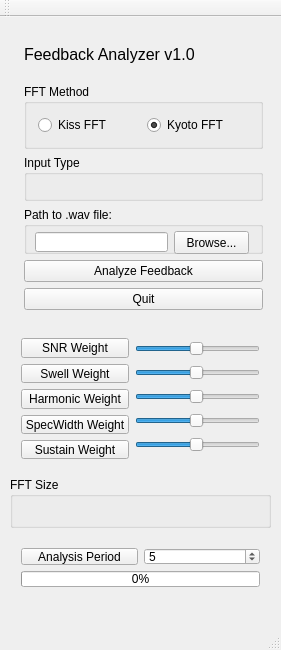
<?xml version="1.0" encoding="UTF-8"?>
<ui version="4.0">
 <class>AnalyzerWindow</class>
 <widget class="QMainWindow" name="AnalyzerWindow">
  <property name="geometry">
   <rect>
    <x>0</x>
    <y>0</y>
    <width>281</width>
    <height>650</height>
   </rect>
  </property>
  <property name="windowTitle">
   <string>AnalyzerWindow</string>
  </property>
  <widget class="QWidget" name="centralWidget">
   <widget class="QWidget" name="layoutWidget">
    <property name="geometry">
     <rect>
      <x>10</x>
      <y>310</y>
      <width>261</width>
      <height>143</height>
     </rect>
    </property>
    <layout class="QHBoxLayout" name="horizontalLayout">
     <item>
      <layout class="QVBoxLayout" name="verticalLayout">
       <item>
        <widget class="QPushButton" name="snrButton">
         <property name="text">
          <string>SNR Weight</string>
         </property>
        </widget>
       </item>
       <item>
        <widget class="QPushButton" name="swellButton">
         <property name="text">
          <string>Swell Weight</string>
         </property>
        </widget>
       </item>
       <item>
        <widget class="QPushButton" name="harmonicWeight">
         <property name="text">
          <string>Harmonic Weight</string>
         </property>
        </widget>
       </item>
       <item>
        <widget class="QPushButton" name="specwidthButton">
         <property name="text">
          <string>SpecWidth Weight</string>
         </property>
        </widget>
       </item>
       <item>
        <widget class="QPushButton" name="sustainButton">
         <property name="text">
          <string>Sustain Weight</string>
         </property>
        </widget>
       </item>
      </layout>
     </item>
     <item>
      <layout class="QVBoxLayout" name="verticalLayout_2">
       <item>
        <widget class="QSlider" name="sliderSNR">
         <property name="minimum">
          <number>1</number>
         </property>
         <property name="maximum">
          <number>100</number>
         </property>
         <property name="value">
          <number>50</number>
         </property>
         <property name="orientation">
          <enum>Qt::Horizontal</enum>
         </property>
        </widget>
       </item>
       <item>
        <widget class="QSlider" name="sliderHarmonics">
         <property name="minimum">
          <number>1</number>
         </property>
         <property name="maximum">
          <number>100</number>
         </property>
         <property name="value">
          <number>50</number>
         </property>
         <property name="orientation">
          <enum>Qt::Horizontal</enum>
         </property>
        </widget>
       </item>
       <item>
        <widget class="QSlider" name="sliderSwell">
         <property name="minimum">
          <number>1</number>
         </property>
         <property name="maximum">
          <number>100</number>
         </property>
         <property name="value">
          <number>50</number>
         </property>
         <property name="orientation">
          <enum>Qt::Horizontal</enum>
         </property>
        </widget>
       </item>
       <item>
        <widget class="QSlider" name="sliderSpecWidth">
         <property name="minimum">
          <number>1</number>
         </property>
         <property name="maximum">
          <number>100</number>
         </property>
         <property name="value">
          <number>50</number>
         </property>
         <property name="orientation">
          <enum>Qt::Horizontal</enum>
         </property>
        </widget>
       </item>
       <item>
        <widget class="QSlider" name="sliderSustain">
         <property name="minimum">
          <number>1</number>
         </property>
         <property name="maximum">
          <number>100</number>
         </property>
         <property name="value">
          <number>50</number>
         </property>
         <property name="orientation">
          <enum>Qt::Horizontal</enum>
         </property>
        </widget>
       </item>
      </layout>
     </item>
    </layout>
   </widget>
   <widget class="QWidget" name="layoutWidget">
    <property name="geometry">
     <rect>
      <x>10</x>
      <y>520</y>
      <width>261</width>
      <height>61</height>
     </rect>
    </property>
    <layout class="QVBoxLayout" name="verticalLayout_5">
     <item>
      <layout class="QHBoxLayout" name="horizontalLayout_2">
       <item>
        <widget class="QPushButton" name="analysisperButton">
         <property name="text">
          <string>Analysis Period</string>
         </property>
        </widget>
       </item>
       <item>
        <widget class="QSpinBox" name="analysisPeriodSpinner">
         <property name="minimum">
          <number>1</number>
         </property>
         <property name="value">
          <number>5</number>
         </property>
        </widget>
       </item>
      </layout>
     </item>
     <item>
      <widget class="QProgressBar" name="progressBar">
       <property name="value">
        <number>0</number>
       </property>
       <property name="textVisible">
        <bool>true</bool>
       </property>
      </widget>
     </item>
    </layout>
   </widget>
   <widget class="QGroupBox" name="groupBox_3">
    <property name="geometry">
     <rect>
      <x>10</x>
      <y>460</y>
      <width>261</width>
      <height>51</height>
     </rect>
    </property>
    <property name="title">
     <string>FFT Size</string>
    </property>
    <widget class="QWidget" name="layoutWidget">
     <property name="geometry">
      <rect>
       <x>10</x>
       <y>20</y>
       <width>241</width>
       <height>19</height>
      </rect>
     </property>
     <layout class="QHBoxLayout" name="horizontalLayout_3">
      <item>
       <widget class="QRadioButton" name="radio512">
        <property name="text">
         <string>512</string>
        </property>
       </widget>
      </item>
      <item>
       <widget class="QRadioButton" name="radio1024">
        <property name="text">
         <string>1024</string>
        </property>
        <property name="checked">
         <bool>true</bool>
        </property>
       </widget>
      </item>
      <item>
       <widget class="QRadioButton" name="radio2048">
        <property name="text">
         <string>2048</string>
        </property>
       </widget>
      </item>
      <item>
       <widget class="QRadioButton" name="radio4096">
        <property name="text">
         <string>4096</string>
        </property>
       </widget>
      </item>
     </layout>
    </widget>
   </widget>
   <widget class="QWidget" name="">
    <property name="geometry">
     <rect>
      <x>13</x>
      <y>3</y>
      <width>261</width>
      <height>301</height>
     </rect>
    </property>
    <layout class="QVBoxLayout" name="verticalLayout_6">
     <item>
      <widget class="QLabel" name="label">
       <property name="font">
        <font>
         <pointsize>12</pointsize>
        </font>
       </property>
       <property name="text">
        <string>Feedback Analyzer v1.0</string>
       </property>
      </widget>
     </item>
     <item>
      <widget class="QGroupBox" name="groupBox_4">
       <property name="title">
        <string>FFT Method</string>
       </property>
       <layout class="QVBoxLayout" name="verticalLayout_4">
        <item>
         <layout class="QHBoxLayout" name="horizontalLayout_4">
          <item>
           <widget class="QRadioButton" name="radioKiss">
            <property name="text">
             <string>Kiss FFT</string>
            </property>
           </widget>
          </item>
          <item>
           <widget class="QRadioButton" name="radioKyoto">
            <property name="text">
             <string>Kyoto FFT</string>
            </property>
            <property name="checked">
             <bool>true</bool>
            </property>
           </widget>
          </item>
         </layout>
        </item>
       </layout>
      </widget>
     </item>
     <item>
      <widget class="QGroupBox" name="groupBox">
       <property name="title">
        <string>Input Type</string>
       </property>
       <widget class="QWidget" name="">
        <property name="geometry">
         <rect>
          <x>11</x>
          <y>24</y>
          <width>241</width>
          <height>19</height>
         </rect>
        </property>
        <layout class="QHBoxLayout" name="horizontalLayout_5">
         <item>
          <widget class="QRadioButton" name="fileRadio">
           <property name="text">
            <string>From File</string>
           </property>
           <property name="checked">
            <bool>true</bool>
           </property>
          </widget>
         </item>
         <item>
          <widget class="QRadioButton" name="liveRadio">
           <property name="enabled">
            <bool>false</bool>
           </property>
           <property name="text">
            <string>Live - Not Working :(</string>
           </property>
           <property name="checkable">
            <bool>false</bool>
           </property>
          </widget>
         </item>
        </layout>
       </widget>
      </widget>
     </item>
     <item>
      <widget class="QGroupBox" name="groupBox_2">
       <property name="title">
        <string>Path to .wav file:</string>
       </property>
       <widget class="QLineEdit" name="filenameEdit">
        <property name="geometry">
         <rect>
          <x>11</x>
          <y>25</y>
          <width>133</width>
          <height>20</height>
         </rect>
        </property>
        <property name="text">
         <string/>
        </property>
       </widget>
       <widget class="QPushButton" name="pushBrowse">
        <property name="geometry">
         <rect>
          <x>150</x>
          <y>24</y>
          <width>75</width>
          <height>23</height>
         </rect>
        </property>
        <property name="text">
         <string>Browse...</string>
        </property>
       </widget>
      </widget>
     </item>
     <item>
      <layout class="QVBoxLayout" name="verticalLayout_3">
       <item>
        <widget class="QPushButton" name="AnalyzeButton">
         <property name="text">
          <string>Analyze Feedback</string>
         </property>
        </widget>
       </item>
       <item>
        <widget class="QPushButton" name="QuitButton">
         <property name="text">
          <string>Quit</string>
         </property>
        </widget>
       </item>
      </layout>
     </item>
    </layout>
   </widget>
  </widget>
  <widget class="QMenuBar" name="menuBar">
   <property name="geometry">
    <rect>
     <x>0</x>
     <y>0</y>
     <width>281</width>
     <height>21</height>
    </rect>
   </property>
  </widget>
  <widget class="QToolBar" name="mainToolBar">
   <attribute name="toolBarArea">
    <enum>TopToolBarArea</enum>
   </attribute>
   <attribute name="toolBarBreak">
    <bool>false</bool>
   </attribute>
  </widget>
  <widget class="QStatusBar" name="statusBar"/>
 </widget>
 <layoutdefault spacing="6" margin="11"/>
 <resources/>
 <connections/>
</ui>
